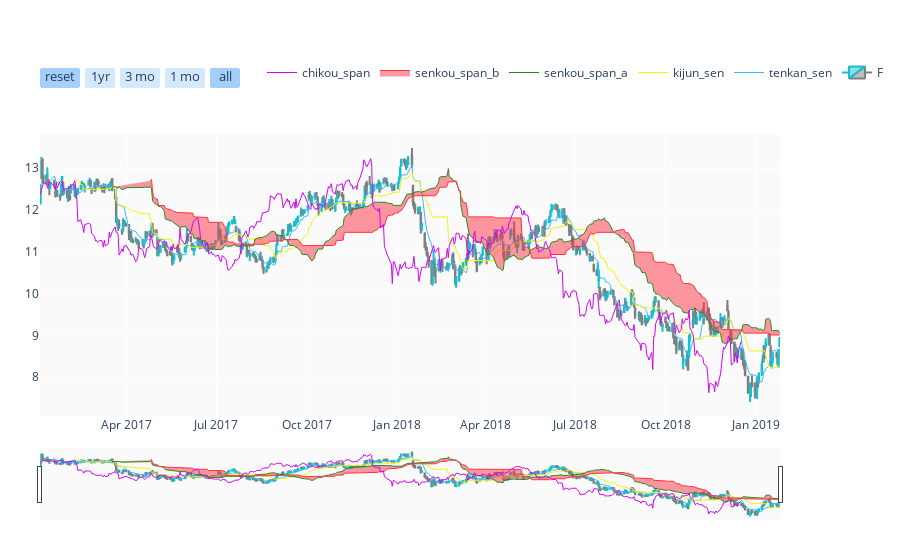

Write notebook code for a chart like this one.
### Code cell
# set colours for up and down candles
INCREASING_COLOR = '#17BECF'
DECREASING_COLOR = '#7F7F7F'

# create list to hold dictionary with data for our first series to plot
# (which is the candlestick element itself)
data = [ dict(
    type = 'candlestick',
    open = d.Open,
    high = d.High,
    low = d.Low,
    close = d.Close,
    x = d.index,
    yaxis = 'y2',
    name = 'F',
    increasing = dict( line = dict( color = INCREASING_COLOR ) ),
    decreasing = dict( line = dict( color = DECREASING_COLOR ) ),
) ]
# Create empty dictionary for later use to hold settings and layout options
layout=dict()
# create our main chart "Figure" object which consists of data to plot and layout settings
fig = dict( data=data, layout=layout )
# Assign various seeting and choices - background colour, range selector etc
fig['layout']['plot_bgcolor'] = 'rgb(250, 250, 250)'
fig['layout']['xaxis'] = dict( rangeselector = dict( visible = True ) )
fig['layout']['yaxis'] = dict( domain = [0, 0.2], showticklabels = False )
fig['layout']['yaxis2'] = dict( domain = [0.2, 0.8] )
fig['layout']['legend'] = dict( orientation = 'h', y=0.9, x=0.3, yanchor='bottom' )
fig['layout']['margin'] = dict( t=40, b=40, r=40, l=40 )
# Populate the "rangeselector" object with necessary settings
rangeselector=dict(
    visible = True,
    x = 0, y = 0.9,
    bgcolor = 'rgba(150, 200, 250, 0.4)',
    font = dict( size = 13 ),
    buttons=list([
        dict(count=1,
             label='reset',
             step='all'),
        dict(count=1,
             label='1yr',
             step='year',
             stepmode='backward'),
        dict(count=3,
            label='3 mo',
            step='month',
            stepmode='backward'),
        dict(count=1,
            label='1 mo',
            step='month',
            stepmode='backward'),
        dict(step='all')
    ]))
    
fig['layout']['xaxis']['rangeselector'] = rangeselector
# Append the Ichimoku elements to the plot
fig['data'].append( dict( x=d['tenkan_sen'].index, y=d['tenkan_sen'], type='scatter', mode='lines', 
                         line = dict( width = 1 ),
                         marker = dict( color = '#33BDFF' ),
                         yaxis = 'y2', name='tenkan_sen' ) )
fig['data'].append( dict( x=d['kijun_sen'].index, y=d['kijun_sen'], type='scatter', mode='lines', 
                         line = dict( width = 1 ),
                         marker = dict( color = '#F1F316' ),
                         yaxis = 'y2', name='kijun_sen' ) )
fig['data'].append( dict( x=d['senkou_span_a'].index, y=d['senkou_span_a'], type='scatter', mode='lines', 
                         line = dict( width = 1 ), 
                         marker = dict( color = '#228B22' ),
                         yaxis = 'y2', name='senkou_span_a' ) )
fig['data'].append( dict( x=d['senkou_span_b'].index, y=d['senkou_span_b'], type='scatter', mode='lines', 
                         line = dict( width = 1 ),fill='tonexty',
                         marker = dict( color = '#FF3342' ),
                         yaxis = 'y2', name='senkou_span_b' ) )
fig['data'].append( dict( x=d['chikou_span'].index, y=d['chikou_span'], type='scatter', mode='lines', 
                         line = dict( width = 1 ),
                         marker = dict( color = '#D105F5' ),
                         yaxis = 'y2', name='chikou_span' ) )
# Set colour list for candlesticks
colors = []
for i in range(len(d.Close)):
    if i != 0:
        if d.Close[i] > d.Close[i-1]:
            colors.append(INCREASING_COLOR)
        else:
            colors.append(DECREASING_COLOR)
    else:
        colors.append(DECREASING_COLOR)
        
iplot( fig, filename = 'candlestick-ichimoku' )

### Figure 1 — Plotly figure (JSON) as saved in the notebook; plotly's stock layout.template omitted (floating-point values rounded to 4 significant figures; data arrays with more than 128 entries replaced by an {"elided": "..."} marker saying what was removed)
{"data": [{"close": {"elided": "519 float values"}, "decreasing": {"line": {"color": "#7F7F7F"}}, "high": {"elided": "519 float values"}, "increasing": {"line": {"color": "#17BECF"}}, "low": {"elided": "519 float values"}, "name": "F", "open": {"elided": "519 float values"}, "type": "candlestick", "x": {"elided": "519 str values"}, "yaxis": "y2"}, {"line": {"width": 1}, "marker": {"color": "#33BDFF"}, "mode": "lines", "name": "tenkan_sen", "type": "scatter", "x": {"elided": "519 str values"}, "y": {"elided": "519 float values"}, "yaxis": "y2"}, {"line": {"width": 1}, "marker": {"color": "#F1F316"}, "mode": "lines", "name": "kijun_sen", "type": "scatter", "x": {"elided": "519 str values"}, "y": {"elided": "519 float values"}, "yaxis": "y2"}, {"line": {"width": 1}, "marker": {"color": "#228B22"}, "mode": "lines", "name": "senkou_span_a", "type": "scatter", "x": {"elided": "519 str values"}, "y": {"elided": "519 float values"}, "yaxis": "y2"}, {"fill": "tonexty", "line": {"width": 1}, "marker": {"color": "#FF3342"}, "mode": "lines", "name": "senkou_span_b", "type": "scatter", "x": {"elided": "519 str values"}, "y": {"elided": "519 float values"}, "yaxis": "y2"}, {"line": {"width": 1}, "marker": {"color": "#D105F5"}, "mode": "lines", "name": "chikou_span", "type": "scatter", "x": {"elided": "519 str values"}, "y": {"elided": "519 float values"}, "yaxis": "y2"}], "layout": {"legend": {"orientation": "h", "x": 0.3, "y": 0.9, "yanchor": "bottom"}, "margin": {"b": 40, "l": 40, "r": 40, "t": 40}, "plot_bgcolor": "rgb(250, 250, 250)", "xaxis": {"rangeselector": {"bgcolor": "rgba(150, 200, 250, 0.4)", "buttons": [{"count": 1, "label": "reset", "step": "all"}, {"count": 1, "label": "1yr", "step": "year", "stepmode": "backward"}, {"count": 3, "label": "3 mo", "step": "month", "stepmode": "backward"}, {"count": 1, "label": "1 mo", "step": "month", "stepmode": "backward"}, {"step": "all"}], "font": {"size": 13}, "visible": true, "x": 0, "y": 0.9}}, "yaxis": {"domain": [0, 0.2], "showticklabels": false}, "yaxis2": {"domain": [0.2, 0.8]}}}
